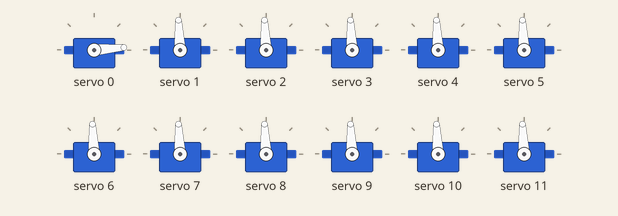
The sketch below on a simulated Arduino Uno, built with avr-gcc and run on an emulated ATmega328P. On the bench: 12 × servo. What the sketch prints to the serial monitor is not drawn.

Above: at 0.19 s.
At 9.0 s:
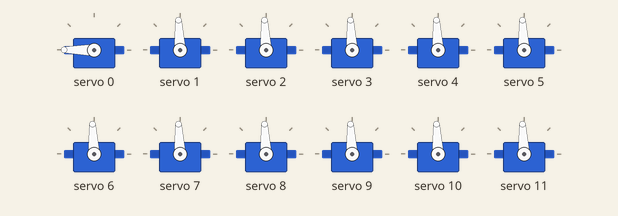
At 15.6 s:
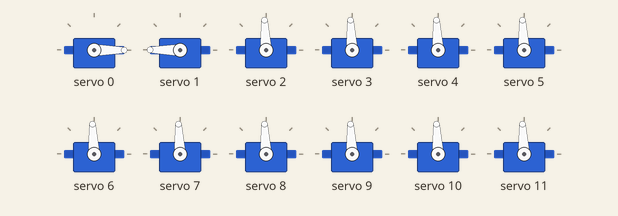
At 25.1 s:
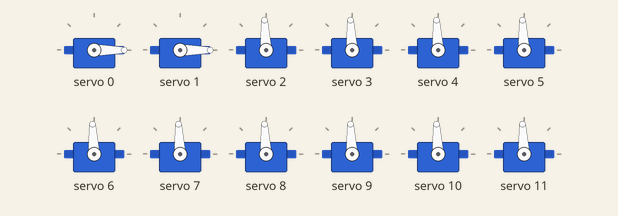
At 28.4 s:
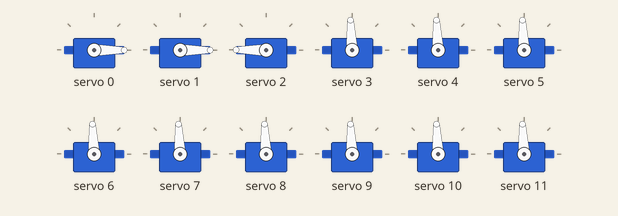
At 37.9 s:
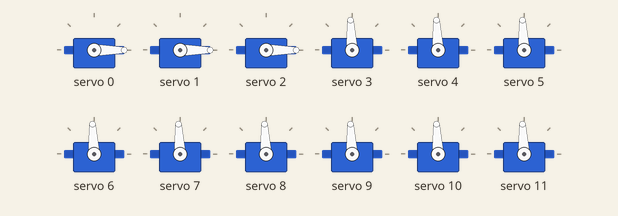
Timing chart, 0 to 40.0 s (numbered marks = the images above):
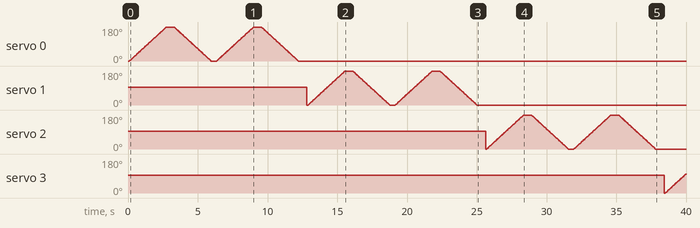

The sketch:

PCA9685_12_servo_test_timer.ino
```cpp
// Uno R3 + PCA9685: 12-servo sequential sweeps
// Each servo: 0→180→0 for 2 cycles, then move to next servo.

#include <Wire.h>
#include <Adafruit_PWMServoDriver.h>

Adafruit_PWMServoDriver pwm(0x40);

// Tune per your servos if needed
const uint16_t MIN_PULSE_US = 500;    // 0°
const uint16_t MAX_PULSE_US = 2500;   // 180°
const float    SERVO_FREQ   = 50.0;   // Hz

// PCA9685 channel mapping for servos 1..12
const uint8_t SERVO_CH[12] = {
  0,1,2,    // Leg 1: servos 1–3
  3,4,5,    // Leg 2: servos 4–6
  6,7,8,    // Leg 3 (rear): servos 7–9
  9,10,11   // Leg 4 (rear): servos 10–12
};

// Sweep tuning
const float STEP_DEG   = 1.0;   // degrees per step
const uint16_t STEP_MS = 15;    // delay per step (speed)
const uint16_t DWELL_MS = 250;  // pause at ends

// ---------- helpers ----------
uint16_t usToTicks(uint16_t us){
  float t = us * SERVO_FREQ * 4096.0f / 1000000.0f;
  if (t < 0) t = 0;
  if (t > 4095) t = 4095;
  return (uint16_t)(t + 0.5f);
}
uint16_t angleToUs(float deg){
  if (deg < 0) deg = 0;
  if (deg > 180) deg = 180;
  return (uint16_t)(MIN_PULSE_US + (MAX_PULSE_US - MIN_PULSE_US) * (deg/180.0f));
}
void writeAngle(uint8_t idx, float deg){
  uint16_t ticks = usToTicks(angleToUs(deg));
  pwm.setPWM(SERVO_CH[idx], 0, ticks);
}
// Sweep helper
void sweep(uint8_t idx, float a0, float a1){
  if (a1 >= a0){
    for (float a=a0; a<=a1; a+=STEP_DEG){ writeAngle(idx,a); delay(STEP_MS); }
  } else {
    for (float a=a0; a>=a1; a-=STEP_DEG){ writeAngle(idx,a); delay(STEP_MS); }
  }
  delay(DWELL_MS);
}
// ---------- /helpers ----------

void setup(){
  Serial.begin(115200);
  Wire.begin();
  pwm.begin();
  pwm.setPWMFreq(SERVO_FREQ);
  delay(10);

  // Initialize all to 90°
  for (uint8_t i=0;i<12;i++) writeAngle(i, 90);
  Serial.println("Sequential sweep: each servo 0→180→0 x2 cycles.");
}

void loop(){
  for (uint8_t i=0; i<12; i++){
    Serial.print("Servo "); Serial.print(i+1);
    Serial.print(" (CH "); Serial.print(SERVO_CH[i]); Serial.println(") start");

    for (uint8_t cycle=1; cycle<=2; cycle++){
      Serial.print("  Cycle "); Serial.println(cycle);
      sweep(i, 0, 180);
      sweep(i, 180, 0);
    }

    Serial.print("Servo "); Serial.print(i+1); Serial.println(" done");
    delay(300); // small gap before next servo
  }
  // after servo 12, repeats from servo 1
}
```
